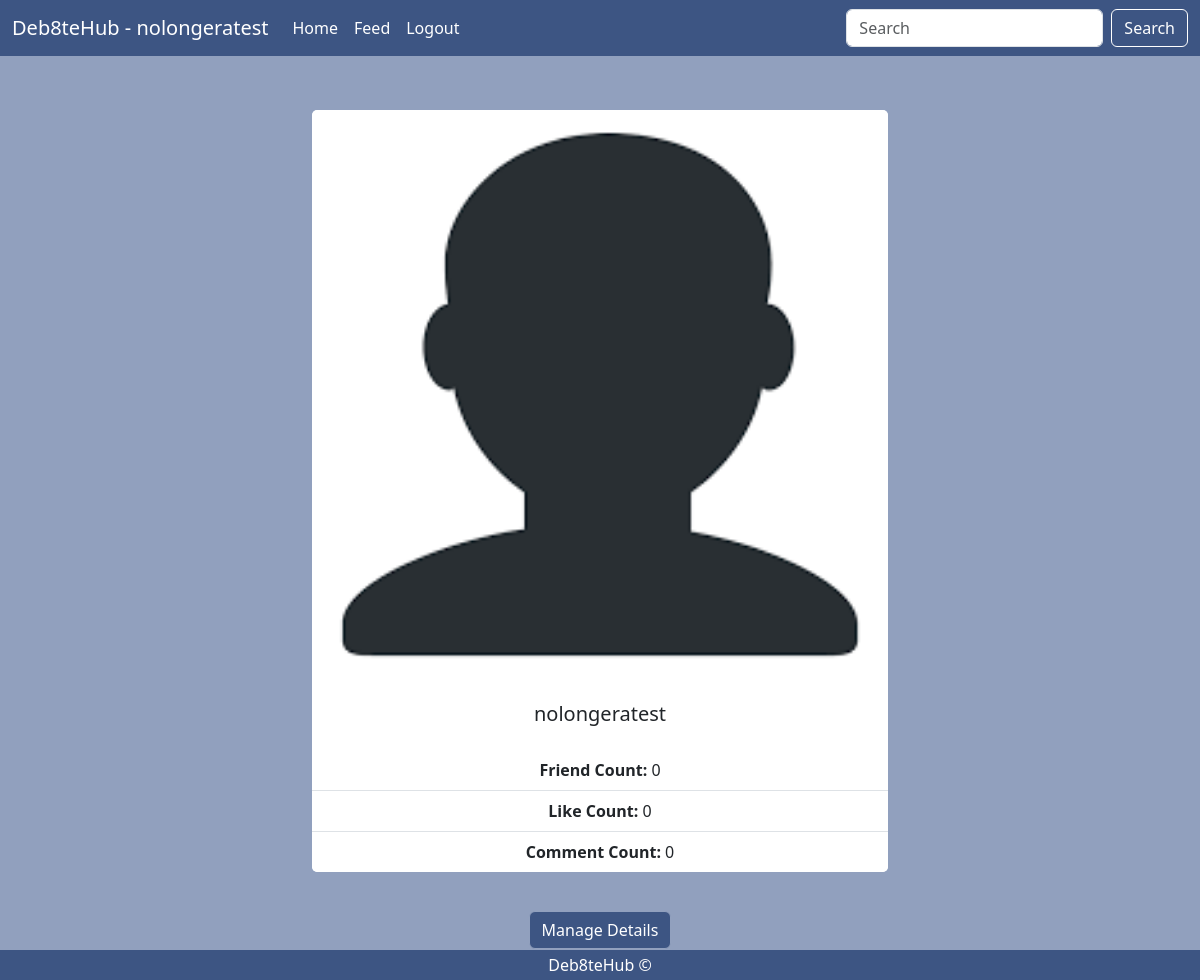
Page /user_profile.html (signed in) on the committed database.
### main/models.py (models this page shows, shortened)
class Profile(models.Model):
    user = models.OneToOneField(User, on_delete=models.CASCADE)
    userID = models.IntegerField()
    friend_count = models.IntegerField(default=0)
    like_count = models.IntegerField(default=0)
    comment_count = models.IntegerField(default=0)

### main/views.py (the view)
# urls.py: path("user_profile.html", views.usr_prof, name='usr_prof'),
@login_required(login_url='login_form.html')
def usr_prof(request):
    if request.method == 'POST':
        username = request.POST['username']
        email = request.POST['email']
        password = request.POST['password']
        if User.objects.filter(username=username).exists():
            messages.info(request, 'Username Taken')
            return redirect('user_profile.html')
        else:
            if User.objects.filter(email=email).exists():
                messages.info(request,'Email Taken')
                return redirect('user_profile.html')
            else:
                user = request.user
                user.username = username
                user.email = email
                user.set_password(password)
                user.save()
                logout(request)
                return redirect('login_form.html')
    else:
        user_prof = Profile.objects.get(user=request.user)
        return render(request, "user_profile.html", {'user_prof':user_prof})

### main/templates/user_profile.html (shortened to what this page needs)
{% extends "base.html" %}
	{% block style_link %}
	<link rel="stylesheet" type="text/css" href="../static/user_profile.css">
	{% endblock style_link %}
	{% block page_content %}
	<nav class="navbar navbar-expand-lg nav-cust">
	  <div class="container-fluid">
	    <a class="navbar-brand" href="#">Deb8teHub - {{user.username}}</a>
	    <div class="collapse navbar-collapse" id="navbarSupportedContent">
	      <ul class="navbar-nav me-auto mb-2 mb-lg-0">
	        <li class="nav-item">
	          <a class="nav-link" aria-current="page" href="user_index.html">Home</a>
	        </li>
	        <li class="nav-item">
	          <a class="nav-link" href="user_feed.html">Feed</a>
	        </li>
	        <li class="nav-item">
	          <a class="nav-link" href="logout">Logout</a>
	        </li>
	      </ul>
	      <form class="d-flex" role="search">
	        <input class="form-control me-2" type="search" placeholder="Search" aria-label="Search">
	        <button class="btn btn-outline" type="submit">Search</button>
	      </form>
	    </div>
	  </div>
	</nav>
	<br><br>
	<div class="container">
	  <div class="row">
	    <div class="col-xl-12 d-flex justify-content-center text-center">
				<div class="card" style="width: 36rem;">
				  <img src="../static/profile.png" class="card-img-top" alt="Profile">
				  <div class="card-body">
				    <h5 class="card-title">{{user.username}}</h5>
				  </div>
				  <ul class="list-group list-group-flush">
				    <li class="list-group-item"><strong>Friend Count: </strong> {{user_prof.friend_count}}</li>
				    <li class="list-group-item"><strong>Like Count: </strong> {{user_prof.like_count}}</li>
					<li class="list-group-item"><strong>Comment Count: </strong> {{user_prof.comment_count}}</li>
				  </ul>
				</div>
	    </div>
		<div class="col-xl-12 d-flex justify-content-center text-center">
			<div class="dev">
				<button id="btn" class="btn">Manage Details</button>
			</div>
		</div>
	  </div>
	</div>
	<footer>Deb8teHub &copy;</footer>
	{% endblock page_content %}

### main/static/user_profile.css (style rules this page uses)
html, body { width: 100%; height: 100%; background-color: #91A0BE; }
.nav-cust { background-color: #3D5583; }
.navbar-brand { color: white; cursor: context-menu; }
.nav-link { color: white; }
.btn-outline { border-color: white; color: white; }
footer { position: fixed; left: 0; bottom: 0; width: 100%; background-color: #3D5583; color: white; text-align: center; padding-top: 0.25%; padding-bottom: 0.25%; }
.card { border:0; }
#btn { background-color: #3D5583; border-color: #91A0BE; color: white; margin: 0.5em; margin-top: 1em; }
.col-xl-12 { margin-bottom: 2%; }
.dev { width:25%; }

### rows in the picture
Profile: friend_count "0", like_count "0", comment_count "0"

### other values in the picture
{{ user.username }} "nolongeratest"
